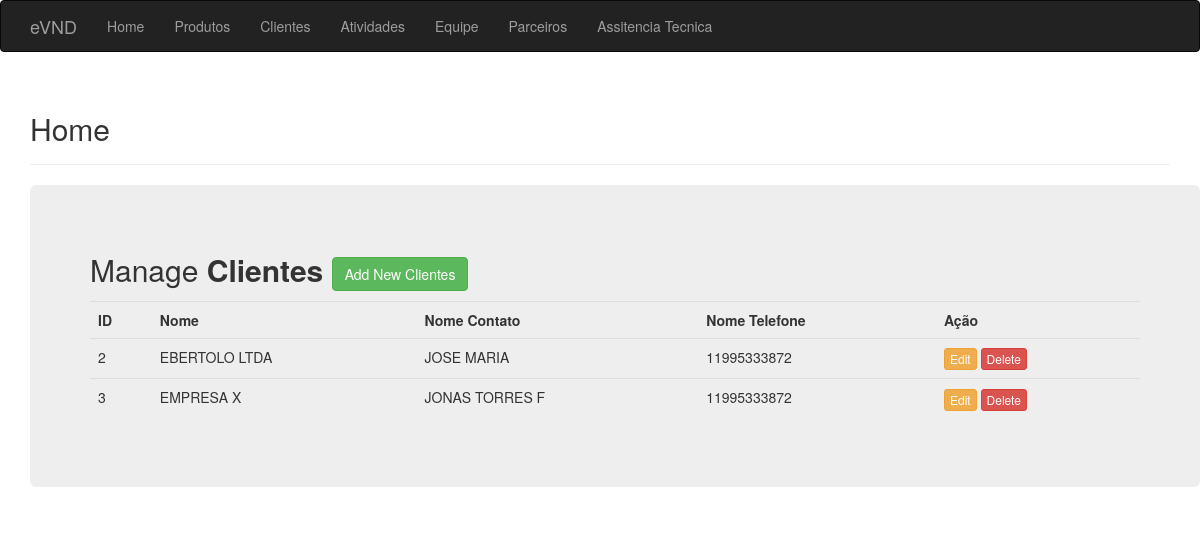
Before: / with the older database file.
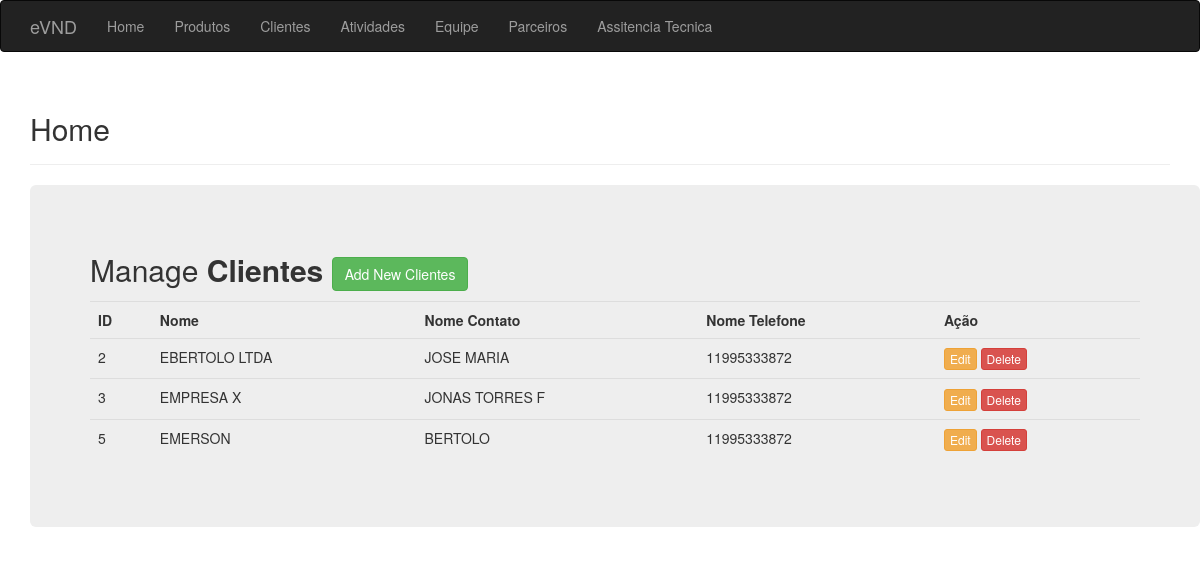
After: the same page with the newer database file.
### app.py (models this page shows, shortened)
class Customer(db.Model):
    __tablename__ = "customers"
    id = db.Column(db.Integer, primary_key=True)
    name = db.Column(db.String(100), unique=True, index=True)
    contact_name =  db.Column(db.String(50))
    contact_phone =  db.Column(db.String(15))
    tax_id = db.Column(db.String(20), unique=True)
    customer_type_id = db.Column(db.Integer, db.ForeignKey("customer_types.id"))

### app.py (the view)
@app.route("/")
def index():
    all_data = Customer.query.all()
    return render_template("pages/index.html", page="Home", employees = all_data)

### templates/pages/index.html (shortened to what this page needs)
{% extends "base.html" %}
{% block page_content %}
<div class="page-header">
    <h2>{{page}}</h2>
</div>
<div class="container">
    <div class="row">
        <div class="col md-12">
            <div class="jumbotron p-3">
                <h2>Manage <b>Clientes</b>  <button type="button"  class="btn btn-success float-right"
                data-toggle="modal" data-target="#mymodal">Add New Clientes</button>
                </h2>
                <table class="table table-hover table-dark">
                    <tr>
                        <th>ID</th>
                        <th>Nome</th>
                        <th>Nome Contato</th>
                        <th>Nome Telefone</th>
                        <th>Ação</th>
                    </tr>
                   {% for row in employees %}
                    <tr>
                        <td>{{row.id}}</td>
                        <td>{{row.name}}</td>
                        <td>{{row.contact_name}}</td>
                        <td>{{row.contact_phone}}</td>
                        <td>
                            <a href="/update/{{row.id}}" class="btn btn-warning btn-xs" data-toggle="modal" data-target="#modaledit{{row.id}}">Edit</a>
                            <a href="/delete/{{row.id}}" class="btn btn-danger btn-xs" onclick="return confirm('Are You Sure To Delete ?')">Delete</a>
                        </td>
                    </tr>
                {% endfor %}
                </table>
            </div>
        </div>
    </div>
</div>
{% endblock %}

### templates/base.html (shortened to what this page needs)
{% extends "bootstrap/base.html" %}
{% block navbar %}
<div class="navbar navbar-inverse" role="navigation">
    <div class="container">
        <div class="navbar-header">
            <a class="navbar-brand" href="/">eVND</a>
        </div>
        <div class="navbar-collapse collapse">
            <ul class="nav navbar-nav">
                <li><a href="/">Home</a></li>
                <li><a href="/product/Produtos">Produtos</a></li>
                <li><a href="/customer">Clientes</a></li>
                <li><a href="/product/Atividades">Atividades</a></li>
                <li><a href="/product/Equipe">Equipe</a></li>
                <li><a href="/product/Parceiros">Parceiros</a></li>
                <li><a href="/product/Assistencia">Assitencia Tecnica</a></li>
            </ul>
        </div>
    </div>
</div>
{% endblock %}
{% block content %}
<div class="container">
    {% block page_content %} {% endblock %}
</div>
{% endblock %}

### templates/bootstrap/base.html (shortened to what this page needs)
{% block doc -%}
<!DOCTYPE html>
<html{% block html_attribs %}{% endblock html_attribs %}>
{%- block html %}
  <head>
    {%- block head %}
    {%- block styles %}
    <link href="{{bootstrap_find_resource('css/bootstrap.css', cdn='bootstrap')}}" rel="stylesheet">
    {%- endblock styles %}
    {%- endblock head %}
  </head>
  <body{% block body_attribs %}{% endblock body_attribs %}>
    {% block body -%}
    {% block navbar %}
    {%- endblock navbar %}
    {% block content -%}
    {%- endblock content %}
    {%- endblock body %}
  </body>
{%- endblock html %}
</html>
{% endblock doc -%}

Changed rows visible on the page:
added Customer: id "5", name "EMERSON", contact_name "BERTOLO", contact_phone "11995333872"
